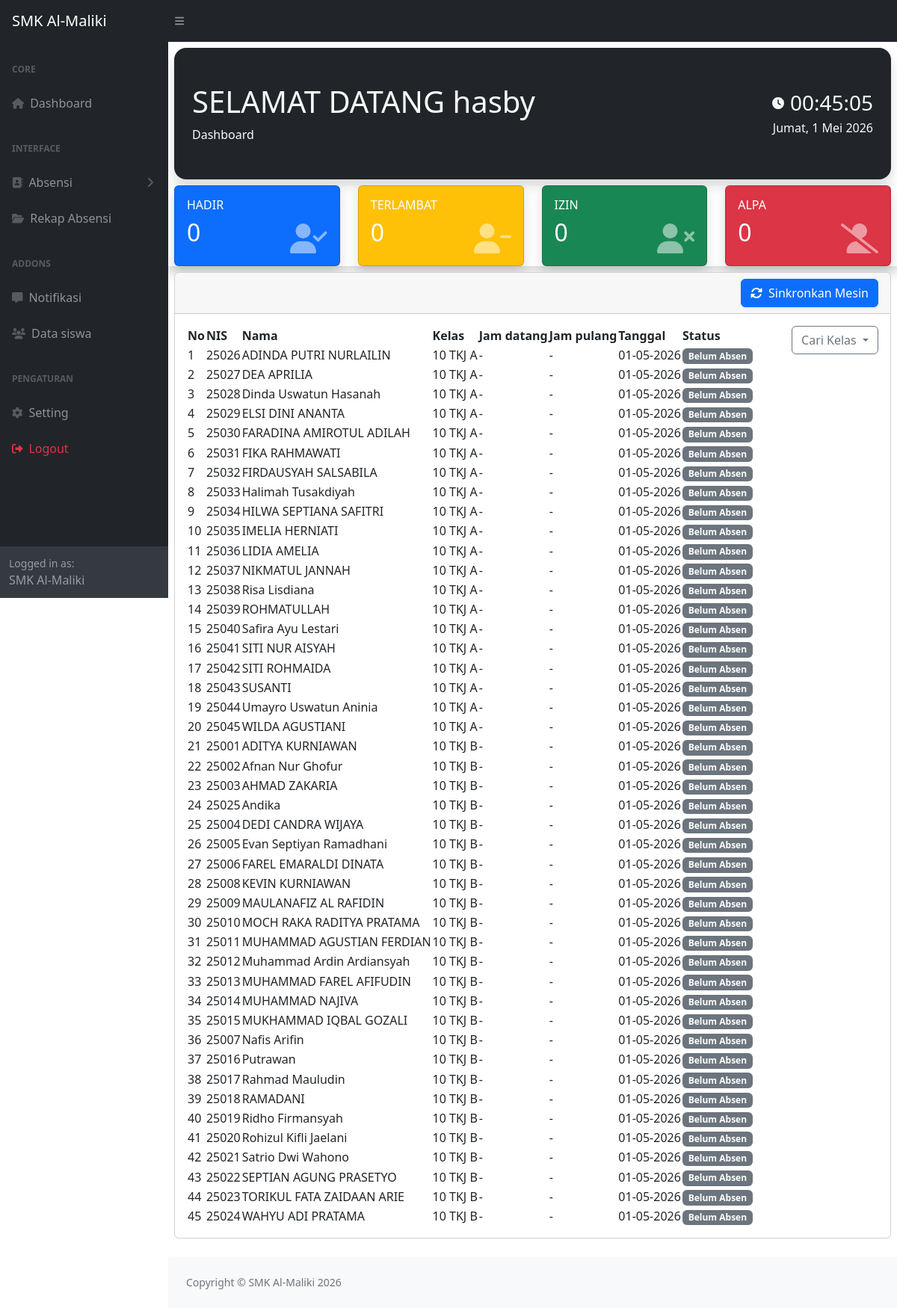
Screenshot of /dashboard.php (signed in) with the database file from the repository.
### tables this page shows
CREATE TABLE `data` (
  `NIS` varchar(20) NOT NULL,
  `nama` varchar(25) NOT NULL,
  `kelas` varchar(10) NOT NULL,
  `no_hp` varchar(20) NOT NULL
);

### dashboard.php (the view, shortened to what this page needs)
<?php
include "header.php";
include "koneksi.php";
include "sidebar.php";
$tgl_sekarang = date('Y-m-d');
$q_hadir = mysqli_query($koneksi, "SELECT COUNT(*) as jml FROM absensi WHERE tanggal='$tgl_sekarang' AND (status='Hadir' )");
$res_hadir = mysqli_fetch_assoc($q_hadir);
$jml_hadir = $res_hadir['jml'];
$q_telat = mysqli_query($koneksi, "SELECT COUNT(*) as jml FROM absensi WHERE tanggal='$tgl_sekarang' AND ( status='Terlambat')");
$res_telat = mysqli_fetch_assoc($q_telat);
$jml_telat = $res_telat['jml'];
$q_izin = mysqli_query($koneksi, "SELECT COUNT(*) as jml FROM absensi WHERE tanggal='$tgl_sekarang' AND ( status='izin')");
$res_izin = mysqli_fetch_assoc($q_izin);
$jml_izin = $res_izin['jml'];
$q_alpa = mysqli_query($koneksi, "SELECT COUNT(*) as jml FROM absensi WHERE tanggal='$tgl_sekarang' AND ( status='alpa')");
$res_alpa = mysqli_fetch_assoc($q_alpa);
$jml_alpa = $res_alpa['jml'];
?>
<!DOCTYPE html>
<html lang="en">
<head>
  <link
    href="https://cdn.jsdelivr.net/npm/simple-datatables@7.1.2/dist/style.min.css"
    rel="stylesheet" />
  <link href="css/styles.css" rel="stylesheet" />
  <link rel="stylesheet" href="https://cdn.jsdelivr.net/npm/sweetalert2@11/dist/sweetalert2.min.css">
</head>
<body class="sb-nav-fixed">
  <div id="layoutSidenav_content">
    <main>
      <div class="container-fluid px-2 ">
        <div class="card-body d-flex justify-content-between align-items-center p-4 bg-dark rounded-4 my-2 shadow">
          <div>
            <h1 class="mt-4 text-light">SELAMAT DATANG <?= $_SESSION["username"]; ?></h1>
            <ol class="breadcrumb mb-4">
              <li class="breadcrumb-item active text-light">Dashboard</li>
            </ol>
          </div>
          <div class="text-end">
            <div class="d-flex align-items-center justify-content-end text-light fw-bold">
              <i class="fa-solid fa-clock me-2"></i>
              <h3 id="clock" class="mb-0">00:00:00</h3>
            </div>
            <div id="date" class="text-light fw-medium mt-1 ">Memuat Tanggal...</div>
          </div>
        </div>
        <div class="row text-white my-2 shadow">
          <div class="col-md-3">
            <div class="card bg-primary shadow">
              <div class="card-body">
                <h6>HADIR</h6>
                <h2><?= $jml_hadir; ?></h2>
                <i class="fa-solid fa-user-check float-end opacity-50" style="font-size: 40px; margin-top: -40px;"></i>
              </div>
            </div>
          </div>
          <div class="col-md-3">
            <div class="card bg-warning shadow">
              <div class="card-body">
                <h6>TERLAMBAT</h6>
                <h2><?= $jml_telat; ?></h2>
                <i class="fa-solid fa-user-minus float-end opacity-50" style="font-size: 40px; margin-top: -40px;"></i>
              </div>
            </div>
          </div>
          <div class="col-md-3">
            <div class="card bg-success shadow">
              <div class="card-body">
                <h6>IZIN</h6>
                <h2><?= $jml_izin; ?></h2>
                <float-end class="fa-solid fa-user-xmark float-end opacity-50" style="font-size: 40px; margin-top: -40px;"></i>
              </div>
            </div>
          </div>
          <div class="col-md-3">
            <div class="card bg-danger shadow">
              <div class="card-body">
                <h6>ALPA</h6>
                <h2><?= $jml_alpa; ?></h2>
                <i class="fa-solid fa-user-slash float-end opacity-50" style="font-size: 40px; margin-top: -40px;"></i>
              </div>
            </div>
          </div>
        </div>
        <div class="card mb-4">
          <div class="card-header">
            <div>
              <button id="btnSync" class="btn btn-primary shadow-sm float-end" onclick="jalankanSync()">
                <i class="fas fa-sync-alt me-1"></i> Sinkronkan Mesin
              </button>
            </div>
          </div>
          <?php
          $tanggal = date('Y-m-d');
          $filter_kelas = "";
          $sql = "
SELECT
d.NIS,
d.nama,
d.kelas,
a.jam_datang,
a.jam_pulang,
a.tanggal,
a.status
FROM data d
LEFT JOIN absensi a
ON d.NIS = a.NIS
AND a.tanggal = '$tanggal'
$filter_kelas
ORDER BY d.kelas, d.nama
";
          $query = mysqli_query($koneksi, $sql);
          ?>
          <div class="card-body">
            <table id="datatablesSimple">
              <button type="button" class="btn btn-outline-secondary dropdown-toggle float-end " data-bs-toggle="dropdown" aria-expanded="false">
                Cari Kelas
              </button>
              <thead>
                <tr>
                  <th>No</th>
                  <th>NIS</th>
                  <th>Nama</th>
                  <th>Kelas</th>
                  <th>Jam datang</th>
                  <th>Jam pulang</th>
                  <th>Tanggal</th>
                  <th>Status</th>
                </tr>
              </thead>
              <tbody>
                <?php
                $no = 1;
                while ($row = mysqli_fetch_assoc($query)) {
                  $status = $row['status'] ?: 'Belum Absen';
                  $bg_color = "secondary";
                ?>
                  <tr>
                    <td><?= $no++ ?></td>
                    <td><?= $row['NIS'] ?></td>
                    <td><?= $row['nama'] ?></td>
                    <td><?= $row['kelas'] ?></td>
                    <td><?= $row['jam_datang'] ?: '-' ?></td>
                    <td><?= $row['jam_pulang'] ?: '-' ?></td>
                    <td><?= date('d-m-Y', strtotime($tanggal)) ?></td>
                    <td><span class="badge bg-<?= $bg_color ?>"><?= $status ?></span></td>
                  </tr>
                <?php } ?>
              </tbody>
            </table>
          </div>
        </div>
      </div>
    </main>
    <footer class="py-4 bg-light mt-auto">
      <div class="container-fluid px-4">
        <div class="d-flex align-items-center justify-content-between small">
          <div class="text-muted">Copyright &copy; SMK Al-Maliki 2026</div>
        </div>
      </div>
    </footer>
  </div>
</body>
</html>

### rows the page displays
data: NIS "25026", nama "ADINDA PUTRI NURLAILIN", kelas "10 TKJ A", jam_datang "-", jam_pulang "-", status "Belum Absen"
data: NIS "25027", nama "DEA APRILIA", kelas "10 TKJ A", jam_datang "-", jam_pulang "-", status "Belum Absen"
data: NIS "25028", nama "Dinda Uswatun Hasanah", kelas "10 TKJ A", jam_datang "-", jam_pulang "-", status "Belum Absen"
data: NIS "25029", nama "ELSI DINI ANANTA", kelas "10 TKJ A", jam_datang "-", jam_pulang "-", status "Belum Absen"
data: NIS "25030", nama "FARADINA AMIROTUL ADILAH", kelas "10 TKJ A", jam_datang "-", jam_pulang "-", status "Belum Absen"
data: NIS "25031", nama "FIKA RAHMAWATI", kelas "10 TKJ A", jam_datang "-", jam_pulang "-", status "Belum Absen"
data: NIS "25032", nama "FIRDAUSYAH SALSABILA", kelas "10 TKJ A", jam_datang "-", jam_pulang "-", status "Belum Absen"
data: NIS "25033", nama "Halimah Tusakdiyah", kelas "10 TKJ A", jam_datang "-", jam_pulang "-", status "Belum Absen"
data: NIS "25034", nama "HILWA SEPTIANA SAFITRI", kelas "10 TKJ A", jam_datang "-", jam_pulang "-", status "Belum Absen"
data: NIS "25035", nama "IMELIA HERNIATI", kelas "10 TKJ A", jam_datang "-", jam_pulang "-", status "Belum Absen"
data: NIS "25036", nama "LIDIA AMELIA", kelas "10 TKJ A", jam_datang "-", jam_pulang "-", status "Belum Absen"
data: NIS "25037", nama "NIKMATUL JANNAH", kelas "10 TKJ A", jam_datang "-", jam_pulang "-", status "Belum Absen"
data: NIS "25038", nama "Risa Lisdiana", kelas "10 TKJ A", jam_datang "-", jam_pulang "-", status "Belum Absen"
data: NIS "25039", nama "ROHMATULLAH", kelas "10 TKJ A", jam_datang "-", jam_pulang "-", status "Belum Absen"
data: NIS "25040", nama "Safira Ayu Lestari", kelas "10 TKJ A", jam_datang "-", jam_pulang "-", status "Belum Absen"
data: NIS "25041", nama "SITI NUR AISYAH", kelas "10 TKJ A", jam_datang "-", jam_pulang "-", status "Belum Absen"
data: NIS "25042", nama "SITI ROHMAIDA", kelas "10 TKJ A", jam_datang "-", jam_pulang "-", status "Belum Absen"
data: NIS "25043", nama "SUSANTI", kelas "10 TKJ A", jam_datang "-", jam_pulang "-", status "Belum Absen"
data: NIS "25044", nama "Umayro Uswatun Aninia", kelas "10 TKJ A", jam_datang "-", jam_pulang "-", status "Belum Absen"
data: NIS "25045", nama "WILDA AGUSTIANI", kelas "10 TKJ A", jam_datang "-", jam_pulang "-", status "Belum Absen"
data: NIS "25001", nama "ADITYA KURNIAWAN", kelas "10 TKJ B", jam_datang "-", jam_pulang "-", status "Belum Absen"
data: NIS "25002", nama "Afnan Nur Ghofur", kelas "10 TKJ B", jam_datang "-", jam_pulang "-", status "Belum Absen"
data: NIS "25003", nama "AHMAD ZAKARIA", kelas "10 TKJ B", jam_datang "-", jam_pulang "-", status "Belum Absen"
data: NIS "25025", nama "Andika", kelas "10 TKJ B", jam_datang "-", jam_pulang "-", status "Belum Absen"
data: NIS "25004", nama "DEDI CANDRA WIJAYA", kelas "10 TKJ B", jam_datang "-", jam_pulang "-", status "Belum Absen"
data: NIS "25005", nama "Evan Septiyan Ramadhani", kelas "10 TKJ B", jam_datang "-", jam_pulang "-", status "Belum Absen"
data: NIS "25006", nama "FAREL EMARALDI DINATA", kelas "10 TKJ B", jam_datang "-", jam_pulang "-", status "Belum Absen"
data: NIS "25008", nama "KEVIN KURNIAWAN", kelas "10 TKJ B", jam_datang "-", jam_pulang "-", status "Belum Absen"
data: NIS "25009", nama "MAULANAFIZ AL RAFIDIN", kelas "10 TKJ B", jam_datang "-", jam_pulang "-", status "Belum Absen"
data: NIS "25010", nama "MOCH RAKA RADITYA PRATAMA", kelas "10 TKJ B", jam_datang "-", jam_pulang "-", status "Belum Absen"
data: NIS "25011", nama "MUHAMMAD AGUSTIAN FERDIAN", kelas "10 TKJ B", jam_datang "-", jam_pulang "-", status "Belum Absen"
data: NIS "25012", nama "Muhammad Ardin Ardiansyah", kelas "10 TKJ B", jam_datang "-", jam_pulang "-", status "Belum Absen"
data: NIS "25013", nama "MUHAMMAD FAREL AFIFUDIN", kelas "10 TKJ B", jam_datang "-", jam_pulang "-", status "Belum Absen"
data: NIS "25014", nama "MUHAMMAD NAJIVA", kelas "10 TKJ B", jam_datang "-", jam_pulang "-", status "Belum Absen"
data: NIS "25015", nama "MUKHAMMAD IQBAL GOZALI", kelas "10 TKJ B", jam_datang "-", jam_pulang "-", status "Belum Absen"
data: NIS "25007", nama "Nafis Arifin", kelas "10 TKJ B", jam_datang "-", jam_pulang "-", status "Belum Absen"
data: NIS "25016", nama "Putrawan", kelas "10 TKJ B", jam_datang "-", jam_pulang "-", status "Belum Absen"
data: NIS "25017", nama "Rahmad Mauludin", kelas "10 TKJ B", jam_datang "-", jam_pulang "-", status "Belum Absen"
data: NIS "25018", nama "RAMADANI", kelas "10 TKJ B", jam_datang "-", jam_pulang "-", status "Belum Absen"
data: NIS "25019", nama "Ridho Firmansyah", kelas "10 TKJ B", jam_datang "-", jam_pulang "-", status "Belum Absen"
data: NIS "25020", nama "Rohizul Kifli Jaelani", kelas "10 TKJ B", jam_datang "-", jam_pulang "-", status "Belum Absen"
data: NIS "25021", nama "Satrio Dwi Wahono", kelas "10 TKJ B", jam_datang "-", jam_pulang "-", status "Belum Absen"
data: NIS "25022", nama "SEPTIAN AGUNG PRASETYO", kelas "10 TKJ B", jam_datang "-", jam_pulang "-", status "Belum Absen"
data: NIS "25023", nama "TORIKUL FATA ZAIDAAN ARIE", kelas "10 TKJ B", jam_datang "-", jam_pulang "-", status "Belum Absen"
data: NIS "25024", nama "WAHYU ADI PRATAMA", kelas "10 TKJ B", jam_datang "-", jam_pulang "-", status "Belum Absen"

### other values shown
$_SESSION["username"] "hasby"
$jml_hadir "0"
$jml_telat "0"
$jml_izin "0"
$jml_alpa "0"
